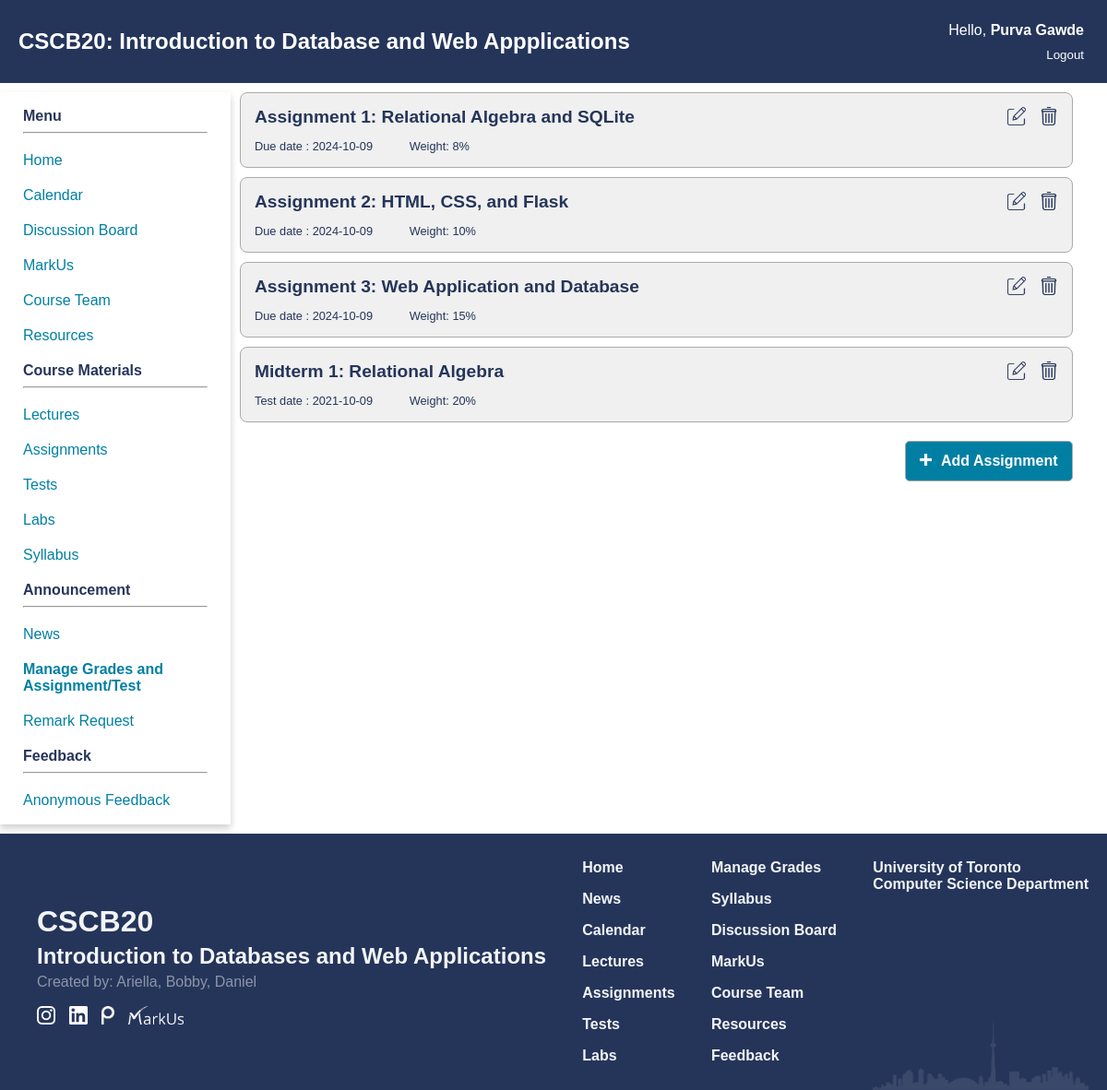
Page /grades (signed in) on the committed database.
### app.py (models this page shows)
class Test(db.Model):
    id = db.Column(db.Integer, primary_key = True, nullable = True)
    name = db.Column(db.String(250), nullable = False)
    desc = db.Column(db.Text)
    weight = db.Column(db.Integer, nullable = False)
    type = db.Column(db.String(50), nullable = False)
    due_date = db.Column(db.Date)
    grades = db.relationship("Grades", backref = 'test', lazy = True)

### app.py (the view, shortened to what this page needs)
@app.route('/grades')
def view():
    lst_tests = Test.query.all()
    lst_grades = None
    if(isInstructor(session)):
        students = Student.query.order_by(Student.name.asc()).all()
        return render_template("modify_assignment.html", lst_tests = lst_tests, grades = True, lst_grades = lst_grades)

### app.py (called while the page is built)
def isInstructor(identity):
    if "auth" in identity and identity["auth"] == 'Instructor':
        return True
    return False

### templates/modify_assignment.html (shortened to what this page needs)
{% extends 'home_template.html' %}
{% block extra_css %}
<link href="{{ url_for('static', filename='css/modify_grades.css') }}" rel="stylesheet" type="text/css">
{% endblock %}
{% block content %}
<main class="modify-grades-content">
    {% for test in lst_tests %}
    <div class="assignment-item">
        <div class="assignment assignment-title"><a href="/grades/{{ test.id }}">{{test.name}}</a></div>
        <div class="header-section">
            <span class="assignment due-date">
                {% if test.type == "Assignment" %}Due date
                {% elif test.type == "Test" %}Test date{% endif %}
                : {{ test.due_date }}
            </span>
            <span class="assignment assignment-weight">Weight: {{ test.weight }}%</span>
        </div>
        <div class="action-buttons">
            <a href="/grades/{{ test.id }}/edit"><img class="edit-button" src="{{url_for('static', filename='images/edit.png')}}"></a>
            <a class = "del-a" href="/grades/{{ test.id }}/delete"><img class="del-button" src="{{url_for('static', filename='images/trash.png')}}"></a>
        </div>
    </div>
    {% endfor %}
    <div class="add-button-container"><a href="/grades/add"><button class="add-button"><img src="{{url_for('static', filename='images/plus-white.png')}}" height="13px;" alt="add">Add Assignment</button></a></div>
</main>
{% endblock %}

### static/css/navbar.css (style rules this page uses)
:root { --primary_color: #25355A; --secondary_color: #007FA3; --phone_size: 600px; }
body { margin: 0; padding: 0; font-family: Arial, sans-serif; }
main { grid-area: content; padding: 20px; padding: 0px 10px 0px 10px; width: 95%; }

### static/css/index.css (style rules this page uses)
:root { --primary_color: #25355A; --secondary_color: #007FA3; }
body { background-color: #FFFFFF; color: var(--primary_color); font-family: Geneva, Arial, Helvetica, sans-serif; }

### static/css/modify_grades.css (style rules this page uses)
.modify-grades-content { position: relative; }
.assignment-item { padding: 15px; background-color: #f0f0f0; position: relative; height: 50px; border-radius: 8px; border: solid; border-width: thin; border-color: #aaaaaa; margin-bottom: 10px; border-radius: 8px; }
.assignment-title { position: absolute; font-weight: 600; font-size: 1.2em; left: 15px; top: 15px; }
.assignment-title a { text-decoration: none; color: rgb(37, 53, 90); }
.header-section { font-size: 0.8em; position: absolute; }
.header-section { left: 15px; bottom: 15px; width: 80%; }
.header-section .due-date { margin-left: 0; margin-right: 5%; }
.action-buttons img { height: 20px; margin-left: 10px; }
.action-buttons { position: absolute; right: 15px; top: 15px; }
.add-button { color: #ffffff; background-color: #007FA3; border-radius: 5px; padding: 12px 15px; font-size: 1em; font-weight: bold; border: solid; border-color: #aaaaaa; border-width: thin; }
.add-button-container { width: 100%; text-align: right; position: sticky; bottom: 5px; z-index: 0; padding-top: 10px; padding-bottom: 10px; }
.add-button-container img { margin-right: 10px; }

### rows in the picture
Test: name "Assignment 1: Relational Algebra and SQLite", type "Due date", due_date "2024-10-09", weight "8"
Test: name "Assignment 2: HTML, CSS, and Flask", type "Due date", due_date "2024-10-09", weight "10"
Test: name "Assignment 3: Web Application and Database", type "Due date", due_date "2024-10-09", weight "15"
Test: name "Midterm 1: Relational Algebra", type "Test date", due_date "2021-10-09", weight "20"

### other values in the picture
{{ session["name"] }} "Purva Gawde"
